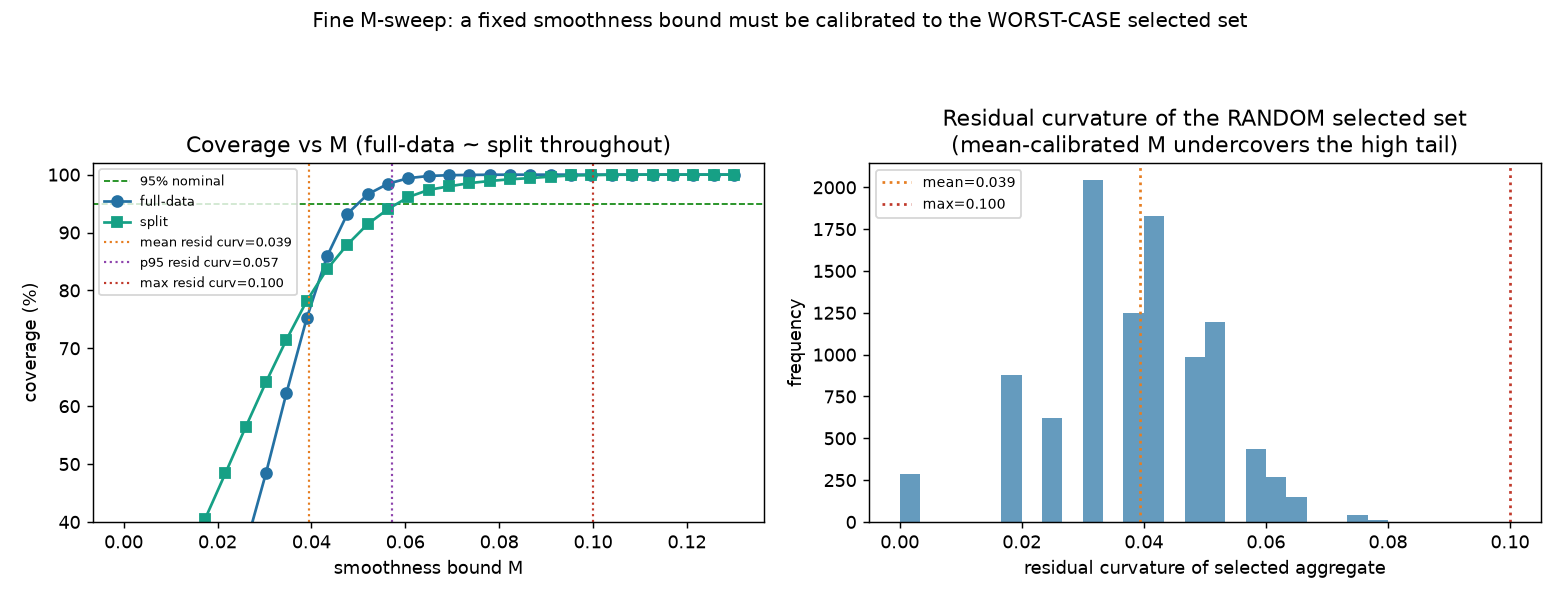

Python code for this plot:
"""
Fine M-sweep: pin down the composition-randomness finding.
Coverage of the selected LATT vs the smoothness bound M, full-data vs split, with the
residual-curvature distribution of the (random) selected set marked. Claim to confirm:
coverage reaches 95% near the WORST-CASE (max/high-percentile) residual curvature, not
the mean -> M must be calibrated to the worst-case selected composition.
"""
import numpy as np
from scipy.stats import norm
import matplotlib; matplotlib.use("Agg")
import matplotlib.pyplot as plt
import layer2_full as L2

TARGET_E = 3
l_post = np.zeros(L2.npost); l_post[TARGET_E-1] = 1.0
L2.V_VEC, L2.W_PRE = L2.extrapolation_weights(l_post)
bbar1 = L2.max_bias_SD(L2.V_VEC, 1.0)
npre, npost = L2.npre, L2.npost
z = norm.ppf(0.975); pre_e, post_e = L2.pre_e, L2.post_e

def cohort_delta(C): return np.array([0.5*C*(e**2) for e in np.concatenate([pre_e, post_e])])
def within_cov(sigma, rho, n):
    idx=np.arange(n); R=rho**np.abs(idx[:,None]-idx[None,:]); return (sigma**2)*R

# Curvature screen: a second difference is a noisier functional than a level, so the screen
# needs more per-cohort precision than the old level screen to select reliably (sigma 0.10 -> 0.07);
# at sigma=0.07 the degenerate "no cohort passes" guard never fires. c_sel is on the curvature scale.
C_marg, C_dirty, sigma, rho, c_sel = 0.10, 0.35, 0.07, 0.5, 0.22
G = 12
curv = np.array([0]*4 + [C_marg]*4 + [C_dirty]*4, float)
tau = np.concatenate([np.zeros(npre), np.ones(npost)])
means = np.array([tau + cohort_delta(c) for c in curv])
Sc = within_cov(sigma, rho, npre+npost); Lc = np.linalg.cholesky(Sc)
rng = np.random.default_rng(5)

M_grid = np.linspace(0.0, 0.13, 31)   # extended: curvature screen admits a higher residual-curvature tail
n_reps = 10000

# pre-draw selections to also collect residual-curvature distribution
resid_list = []
cov_full = {M:0 for M in M_grid}; cov_split = {M:0 for M in M_grid}
for _ in range(n_reps):
    B = means + (Lc @ rng.standard_normal((npre+npost, G))).T
    stat = L2.max_abs_second_diff(B[:, :npre])           # curvature screen: same functional SD(M) bounds
    sel = stat <= c_sel
    if sel.sum()==0: sel = (stat == stat.min())          # degenerate: keep the single most credible cohort
    resid_list.append(curv[sel].mean())
    agg = B[sel].mean(0); sv = np.sqrt(L2.V_VEC @ (Sc/sel.sum()) @ L2.V_VEC); c = float(L2.V_VEC@agg)
    B1 = means + (Lc @ rng.standard_normal((npre+npost, G))).T*np.sqrt(2)
    B2 = means + (Lc @ rng.standard_normal((npre+npost, G))).T*np.sqrt(2)
    stat2 = L2.max_abs_second_diff(B1[:, :npre])         # curvature screen (split half)
    s2 = stat2 <= c_sel
    if s2.sum()==0: s2 = (stat2 == stat2.min())
    agg2 = B2[s2].mean(0); sv2 = np.sqrt(L2.V_VEC @ (2*Sc/s2.sum()) @ L2.V_VEC); c2 = float(L2.V_VEC@agg2)
    for M in M_grid:
        h = L2.cv((M*bbar1)/sv)*sv;  cov_full[M]  += (c-h <= 1.0 <= c+h)
        h2 = L2.cv((M*bbar1)/sv2)*sv2; cov_split[M] += (c2-h2 <= 1.0 <= c2+h2)

resid = np.array(resid_list)
cf = np.array([100*cov_full[M]/n_reps for M in M_grid])
cs = np.array([100*cov_split[M]/n_reps for M in M_grid])
r_mean, r_p95, r_max = resid.mean(), np.percentile(resid, 95), resid.max()

def crossM(cov):
    ok = np.where(cov >= 95)[0]
    return M_grid[ok[0]] if len(ok) else np.nan
print(f"residual curvature: mean={r_mean:.3f}  p95={r_p95:.3f}  max={r_max:.3f}")
print(f"M for 95% coverage: full={crossM(cf):.3f}  split={crossM(cs):.3f}")
print(f"max |full-split| coverage gap across M = {np.max(np.abs(cf-cs)):.1f} pp")

fig, ax = plt.subplots(1, 2, figsize=(12, 4.6))
fig.suptitle("Fine M-sweep: a fixed smoothness bound must be calibrated to the WORST-CASE selected set",
             fontsize=11)
a = ax[0]
a.axhline(95, color="green", ls="--", lw=.9, label="95% nominal")
a.plot(M_grid, cf, "o-", color="#2471a3", label="full-data")
a.plot(M_grid, cs, "s-", color="#16a085", label="split")
a.axvline(r_mean, color="#e67e22", ls=":", lw=1.2, label=f"mean resid curv={r_mean:.3f}")
a.axvline(r_p95, color="#8e44ad", ls=":", lw=1.2, label=f"p95 resid curv={r_p95:.3f}")
a.axvline(r_max, color="#c0392b", ls=":", lw=1.2, label=f"max resid curv={r_max:.3f}")
a.set_title("Coverage vs M (full-data ~ split throughout)")
a.set_xlabel("smoothness bound M"); a.set_ylabel("coverage (%)"); a.set_ylim(40, 102)
a.legend(fontsize=7)

a = ax[1]
a.hist(resid, bins=30, color="#2471a3", alpha=.7)
a.axvline(r_mean, color="#e67e22", ls=":", lw=1.5, label=f"mean={r_mean:.3f}")
a.axvline(r_max, color="#c0392b", ls=":", lw=1.5, label=f"max={r_max:.3f}")
a.set_title("Residual curvature of the RANDOM selected set\n(mean-calibrated M undercovers the high tail)")
a.set_xlabel("residual curvature of selected aggregate"); a.set_ylabel("frequency"); a.legend(fontsize=8)

plt.tight_layout(rect=[0, 0, 1, 0.92]); plt.savefig("m_sweep.png", dpi=130)
print("Saved -> m_sweep.png")
